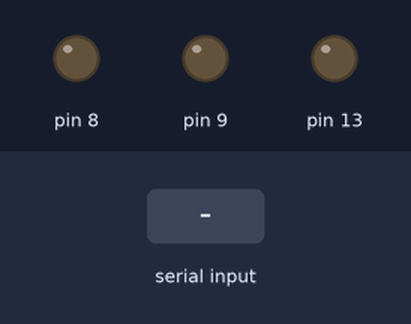
A sketch run on a simulated Arduino Uno, built with avr-gcc and run on an emulated ATmega328P. Shown: output pins drawn as LEDs (lit = HIGH). The inputs (shaded band) are chosen by the test bench.

Above: at 1.2 s.
1.3 s: "c" received over Serial
At 2.5 s:
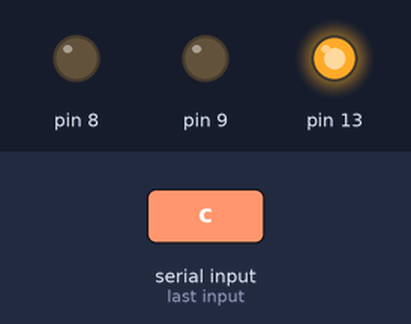
2.8 s: "b" received over Serial
At 3.7 s:
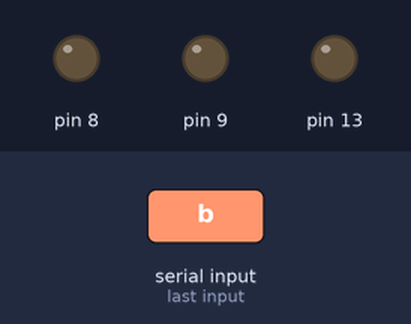
Timing chart, 0 to 5.8 s (numbered marks = the images above; inputs shaded):
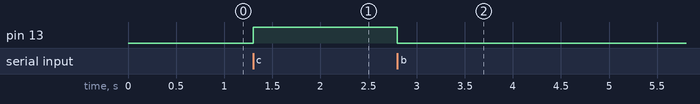

The sketch:

sketch_may05a.ino
```cpp
void setup() {
  Serial.begin(9600);
  pinMode(8, OUTPUT), pinMode(9, OUTPUT), pinMode(13, OUTPUT);
}


void imprimir(String mensaje, int cajas){
  Serial.print(mensaje), Serial.println(cajas);
}

float entrada,
      voltaje,
      resistencia = 0.9,
      corriente;

void lectura(){

  float muestra=0;
  for(int i=0; i<=50; i++){
    entrada = analogRead(A1);
    voltaje = entrada * 6 / 1024;
    corriente = voltaje / resistencia;
    muestra = muestra + voltaje;
  }
  muestra = (muestra / 50) * 2;
  Serial.println(muestra, 4);
}


void loop() {

  char in = Serial.read();

  switch(in){
    case 'a':
      lectura();
    break;

    case 'b':
      digitalWrite(13, LOW);
    break;

    case 'c':
      digitalWrite(13, HIGH);
    break;
  }

}
```

Measured:
- after the input at 1.3 s, pin 13: LOW → HIGH at once
- after the input at 2.8 s, pin 13: HIGH → LOW at once
